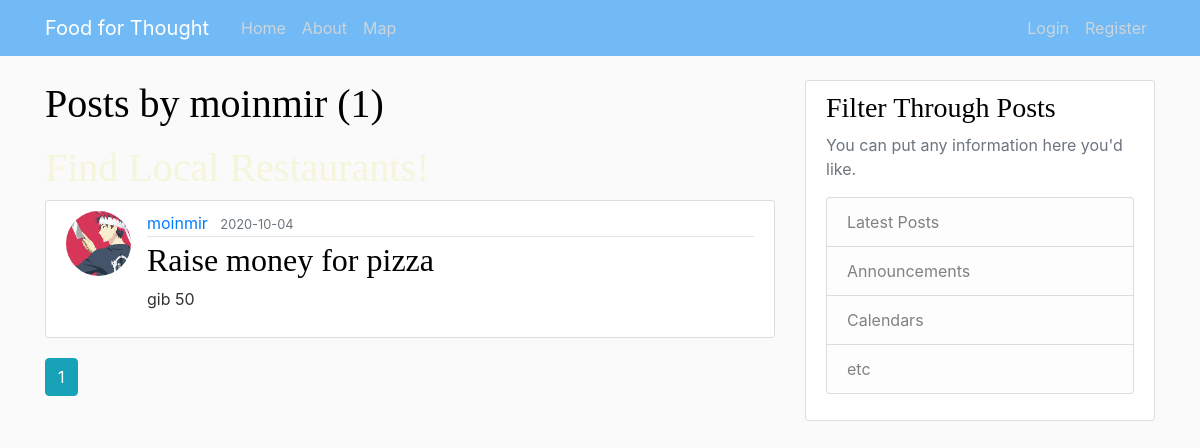
Page /user/moinmir on the committed database.
### food/models.py (models this page shows, shortened)
class User(db.Model, UserMixin):
    id = db.Column(db.Integer, primary_key=True)
    username = db.Column(db.String(20), unique=True, nullable=False)
    email = db.Column(db.String(120), unique=True, nullable=False)
    image_file = db.Column(db.String(20), nullable=False, default="default.jpg")
    password = db.Column(db.String(60), nullable=False)
    orders = db.Column(db.Integer, default=0)
    posts = db.relationship("Post", backref="author", lazy=True)

class Post(db.Model):
    id = db.Column(db.Integer, primary_key=True)
    title = db.Column(db.String(100), nullable=False)
    date_posted = db.Column(db.DateTime, nullable=False, default=datetime.utcnow)
    content = db.Column(db.Text, nullable=False)
    user_id = db.Column(db.Integer, db.ForeignKey("user.id"), nullable=False)

### food/routes.py (the view)
@app.route("/user/<string:username>")
def user_posts(username):
    page = request.args.get("page", 1, type=int)
    user = User.query.filter_by(username=username).first_or_404()
    posts = (
        Post.query.filter_by(author=user)
        .order_by(Post.date_posted.desc())
        .paginate(per_page=5, page=page)
    )
    return render_template("user_posts.html", posts=posts, user=user)

### food/templates/user_posts.html (shortened to what this page needs)
{% extends "layout.html" %} {% block content %}
<h1 class="mb-3">Posts by {{ user.username}} ({{ posts.total }})</h1>
<h1 style="color:beige">Find Local Restaurants!</h1>
{% for post in posts.items %}
<article class="media content-section">
    <img class="rounded-circle article-img" src="{{ url_for('static', filename='profile_pics/default.jpg') }}" alt="">
    <div class="media-body">
        <div class="article-metadata">
            <a class="mr-2" href="{{ url_for('user_posts', username = post.author.username) }}">{{ post.author.username }}</a>
            <small class="text-muted">{{ post.date_posted.strftime('%Y-%m-%d') }}</small>
        </div>
        <h2><a class="article-title" href="{{ url_for('post', post_id=post.id)}}">{{ post.title }}</a></h2>
        <p class="article-content">{{ post.content }}</p>
    </div>
</article>
{% endfor %} {% for page_num in posts.iter_pages(left_edge=1, left_current=1, right_current=2) %} {% if page_num %} {% if posts.page == page_num %}
<a class="btn btn-info mb-4" href="{{ url_for('user_posts', username=user.username, page=page_num)}}">{{ page_num }}</a> {% else %}
<a class="btn btn-outline-info mb-4" href="{{ url_for('user_posts', username=user.username, page=page_num)}}">{{ page_num }}</a> {% endif %} {% else %} ... {% endif %} {% endfor%} {% endblock content %}

### food/static/main.css (style rules this page uses)
body { background: #fafafa; color: #333333; margin-top: 5rem; }
h1, h2, h3, h4, h5, h6 { font-family: Times, 'Times New Roman', serif; color: #000000; }
.content-section { background: #ffffff; padding: 10px 20px; border: 1px solid #dddddd; border-radius: 3px; margin-bottom: 20px; }
.article-title { color: #000000; }
.article-content { white-space: pre-line; }
.article-img { height: 65px; width: 65px; margin-right: 16px; }
.article-metadata { padding-bottom: 1px; margin-bottom: 4px; border-bottom: 1px solid #e3e3e3 }

### food/templates/user_posts.html (style rules this page uses)
body { background-image: url('https://cdn.pixabay.com/photo/2017/06/06/22/37/italian-cuisine-2378729_1280.jpg'); background-repeat: no-repeat; background-attachment: fixed; background-size: 100% 100%; }

### rows in the picture
User: username "moinmir"
Post: author.username "moinmir", date_posted "2020-10-04", title "Raise money for pizza", content "gib 50"

### other values in the picture
{{ posts.total }} "1"
{{ page_num }} "1"
